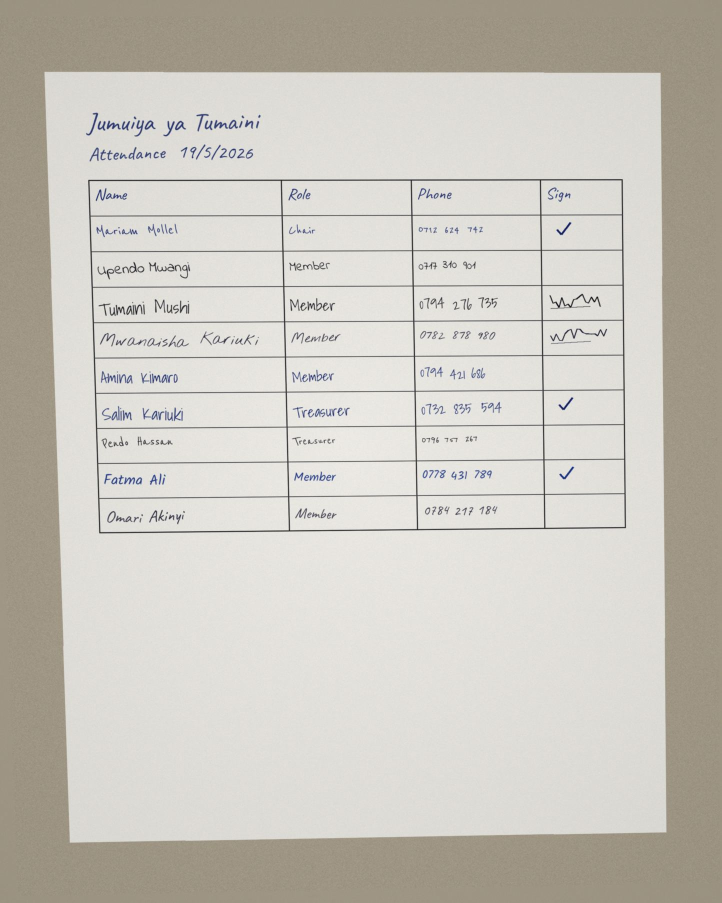
#> input picture test-data/photos/01-attendance-table.jpg, 1444 x 1805 px (shown at 1/2 size); its folder holds only this picture in this run
$ python -i generate.py   (imports and definitions only)
#> lines starting #> are read from the running program, lines starting #| are printed output that depends on the picture
"""Generate synthetic handwritten test sheets with ground truth for the Digitali engine."""
import json, math, os, random
import numpy as np
from PIL import Image, ImageDraw, ImageFilter, ImageFont

# [1 line not run here, left out]
BASE = os.path.dirname(os.path.abspath(__file__))
# [1 line that did not run here, left out]
OUT = os.path.join(BASE, "testdata")
# [2 lines not run here, left out]

W, H = 1700, 2200
INKS = [(22, 38, 110), (18, 18, 24), (30, 55, 140), (40, 40, 60)]
FIRST = ["Amina", "Neema", "Rehema", "Fatma", "Zawadi", "Halima", "Grace", "Esther", "Mwanaisha", "Joyce", "Asha", "Upendo", "Mariam", "Saida", "Winnie", "Faraji", "Baraka", "Juma", "Hassan", "Salim", "Peter", "Daudi", "Omari", "Tumaini", "Rukia", "Josephine", "Imani", "Subira", "Pendo", "Khadija"]
LAST = ["Hassan", "Juma", "Ali", "Said", "Mwangi", "Otieno", "Mushi", "Kimaro", "Njoroge", "Wanjiru", "Omondi", "Mbwana", "Shabani", "Rashidi", "Kariuki", "Akinyi", "Mollel", "Lyimo", "Swai", "Achieng"]
ROLES = ["Member"] * 6 + ["Chair", "Treasurer", "Secretary"]

def font(path, size): return ImageFont.truetype(path, size)
def phone(): return f"07{random.randint(10,99)} {random.randint(100,999)} {random.randint(100,999)}"
def names(n):
#> called with n = 9
    out, seen = [], set()
    while len(out) < n:
        nm = f"{random.choice(FIRST)} {random.choice(LAST)}"
        if nm not in seen: seen.add(nm); out.append(nm)
    return out

# [13 lines left out: function paper, not called in this run]

def fit(text, fpath, size, maxw):
    while size > 24 and font(fpath, size).getlength(text) * 1.15 > maxw: size -= 2
    return size

# [25 lines left out: functions hand, signature, not called in this run]

def tick(d, x, y, ink):
    d.line([(x, y + 12), (x + 12, y + 26), (x + 38, y - 8)], fill=ink, width=5)

def cross_out(d, x0, y0, x1, ink, size=50):
    d.line([(x0 - 4, y0 + int(size * 0.62)), (x1 + 4, y0 + int(size * 0.55))], fill=ink, width=4)

def photo(im, hard=False):
    """Make a scan look like a phone photo: background, rotation, perspective, light, blur, noise."""
    bg_col = random.choice([(96, 72, 52), (60, 60, 64), (140, 120, 96), (180, 170, 150)])
    bw, bh = int(W * 1.18), int(H * 1.14)
    bg = Image.new("RGB", (bw, bh), bg_col)
    bg = Image.fromarray(np.clip(np.array(bg, np.float32) + np.random.normal(0, 8, (bh, bw, 1)), 0, 255).astype(np.uint8))
    rot = im.rotate(random.uniform(-6, 6) if hard else random.uniform(-3, 3), resample=Image.BICUBIC, expand=True, fillcolor=bg_col)
    bg.paste(rot, ((bw - rot.width) // 2, (bh - rot.height) // 2))
    # perspective
    m = 0.06 if hard else 0.03
    dx = [random.uniform(-m, m) * bw for _ in range(4)]; dy = [random.uniform(-m, m) * bh for _ in range(4)]
    src = [(0 + dx[0], 0 + dy[0]), (bw + dx[1], 0 + dy[1]), (bw + dx[2], bh + dy[2]), (0 + dx[3], bh + dy[3])]
    dst = [(0, 0), (bw, 0), (bw, bh), (0, bh)]
    A = []; B = []
    for (xs, ys), (xd, yd) in zip(src, dst):
        A += [[xd, yd, 1, 0, 0, 0, -xs * xd, -xs * yd], [0, 0, 0, xd, yd, 1, -ys * xd, -ys * yd]]; B += [xs, ys]
    coeffs = np.linalg.solve(np.array(A), np.array(B))
    img = bg.transform((bw, bh), Image.PERSPECTIVE, coeffs, Image.BICUBIC, fillcolor=bg_col)
    # uneven lighting and shadow
    a = np.array(img, np.float32)
    yy, xx = np.mgrid[0:bh, 0:bw]
    cx, cy = random.uniform(0.2, 0.8) * bw, random.uniform(0.2, 0.8) * bh
    light = 1.0 - 0.18 * (np.hypot(xx - cx, yy - cy) / np.hypot(bw, bh))
    if hard or random.random() < 0.5:
        sx = random.uniform(0.5, 0.9) * bw
        light *= np.where(xx > sx, random.uniform(0.72, 0.85), 1.0)
    a *= light[..., None] * random.uniform(0.9, 1.02)
    a += np.random.normal(0, 5 if hard else 3, a.shape)
    img = Image.fromarray(np.clip(a, 0, 255).astype(np.uint8))
    img = img.filter(ImageFilter.GaussianBlur(random.uniform(1.0, 1.6) if hard else random.uniform(0.4, 0.9)))
    img = img.resize((int(bw * 0.72), int(bh * 0.72)), Image.LANCZOS)
    return img

# [6 lines left out: function save, not called in this run]

# ---------- attendance sheets (engine schema) ----------
GROUPS = ["Jumuiya ya Tumaini", "Umoja Women Group", "Kilimo Bora Farmers", "Neema Savings Group", "Mwanga Youth Group", "Faraja Chama", "Shamba Letu Coop", "Upendo VSLA", "Pamoja Traders", "Baraka Fishers Group"]

# [63 lines left out: function attendance, not called in this run]

plan = [("table", "easy"), ("table", "medium"), ("lined", "easy"), ("lined", "medium"), ("grid", "medium"),
        ("notebook", "medium"), ("table", "hard"), ("lined", "hard"), ("grid", "hard"), ("notebook", "hard")]
# [1 line not run here, left out]

# ---------- unstructured documents ----------
# [15 lines left out: function lines_doc, not called in this run]

att = names(9)
# [9 lines not run here, left out]

items = [("Maize seed 2kg", 3, 4500), ("Fertiliser DAP 50kg", 1, 72000), ("Hoe", 2, 8000), ("Sprayer hire", 1, 5000)]
total = sum(q * p for _, q, p in items)
# [5 lines not run here, left out]

members = names(8); ledger = []
# [16 lines not run here, left out]

stock = [("Rice 25kg", 14, 11), ("Sugar 1kg", 60, 48), ("Cooking oil 3L", 22, 22), ("Soap bar", 120, 97), ("Matches", 200, 180)]
# [5 lines not run here, left out]

>>> import cv2
>>> picture = cv2.imread('photos/01-attendance-table.jpg', cv2.IMREAD_GRAYSCALE)
#> picture: shape (1805, 1444); min 0, max 251, mean 198.7
>>> result = photo(picture)
#> in photo, `bg = Image.new("RGB", (bw, bh), bg_col)`:
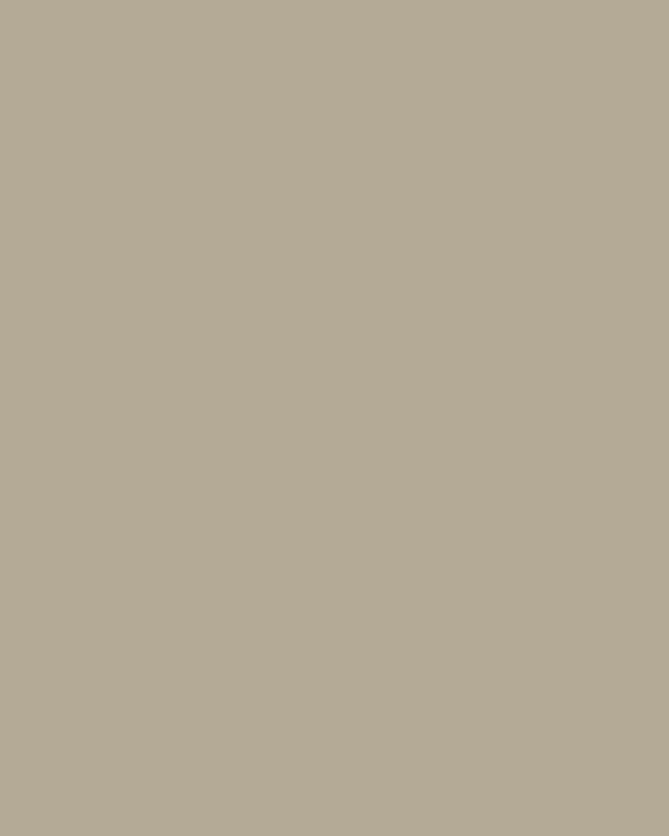
#> bg: PIL image 2006x2508 RGB (shown at 1/3 size); mean R, G, B 180, 170, 150
#> (the run stopped early here; a loop or call above may not have finished)

$ run again, on test-data/photos/07-attendance-table.jpg
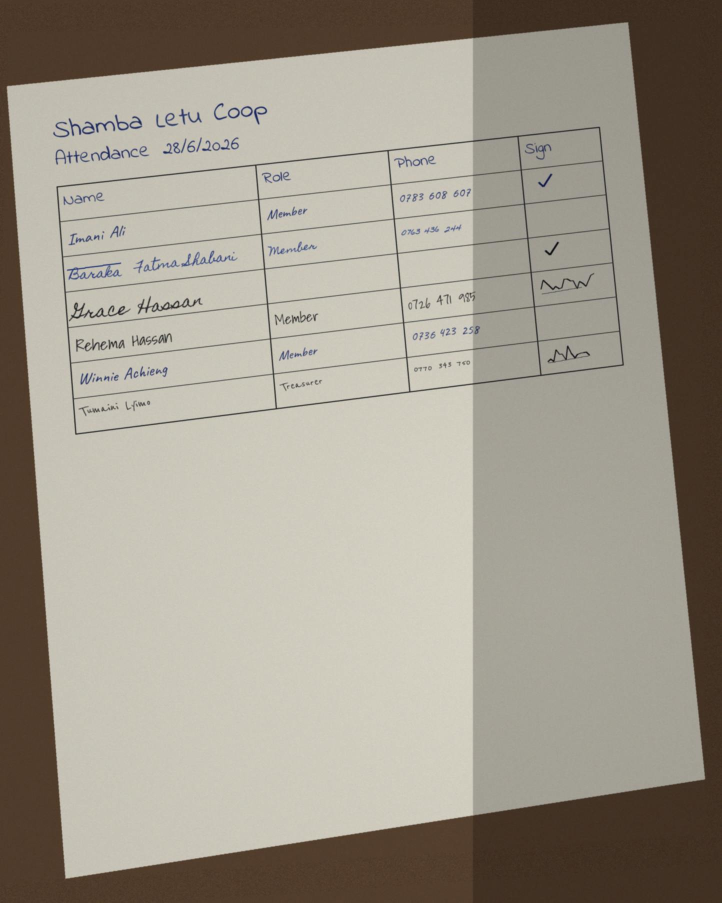
#> input picture test-data/photos/07-attendance-table.jpg, 1444 x 1805 px (shown at 1/2 size)
#> `picture = cv2.imread('photos/01-attendance-table.jpg', cv2.IMREAD_GRAY..`:
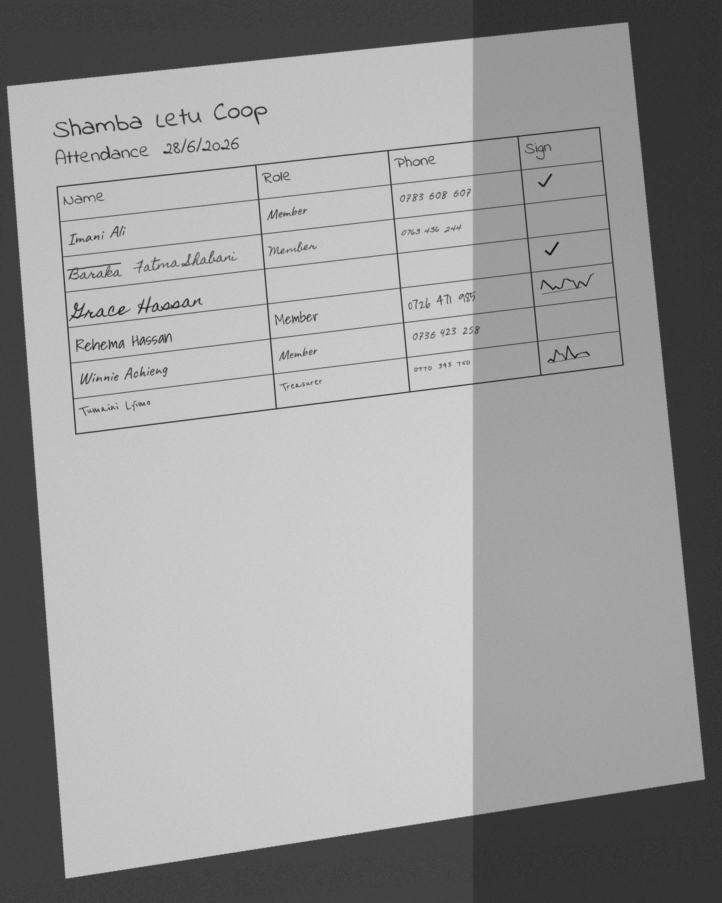
#> picture: shape (1805, 1444) (shown at 1/2 size); min 8, max 216, mean 152.9

$ run again, on test-data/photos/03-attendance-lined.jpg
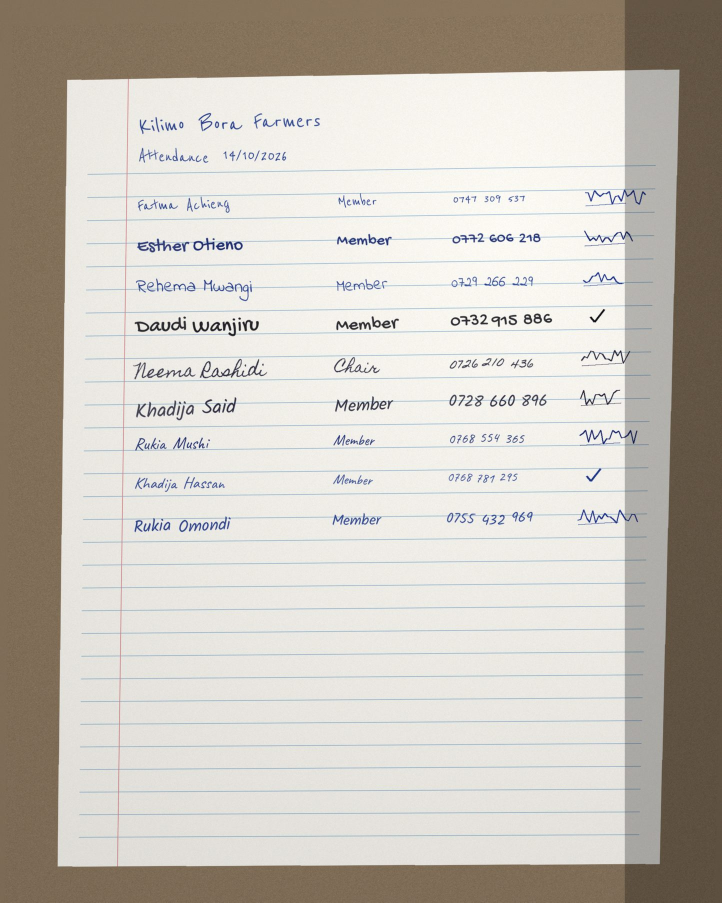
#> input picture test-data/photos/03-attendance-lined.jpg, 1444 x 1805 px (shown at 1/2 size)
#> `picture = cv2.imread('photos/01-attendance-table.jpg', cv2.IMREAD_GRAY..`:
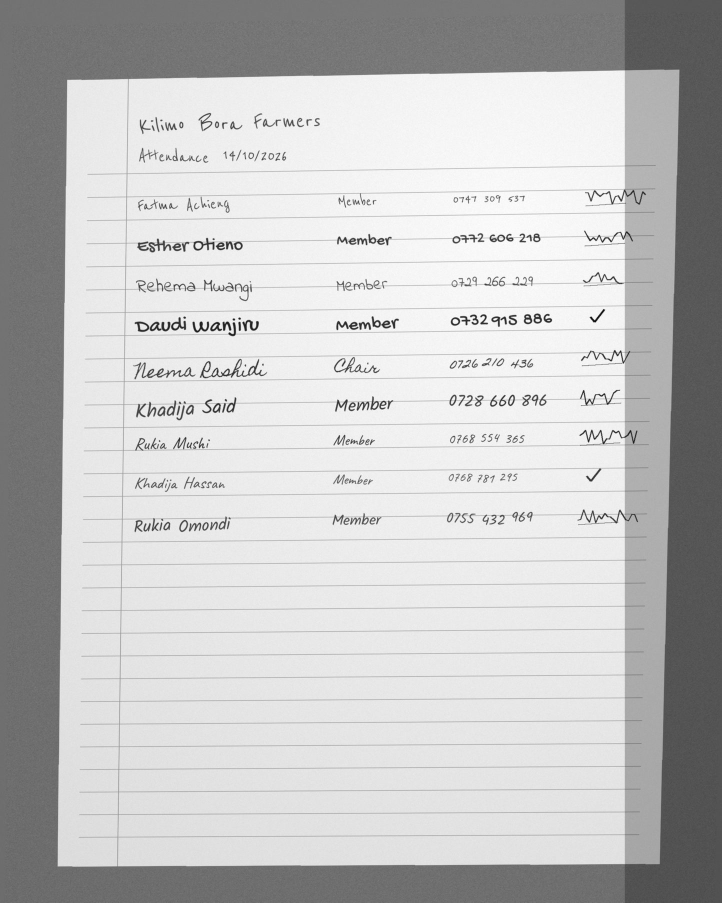
#> picture: shape (1805, 1444) (shown at 1/2 size); min 1, max 255, mean 194.5
